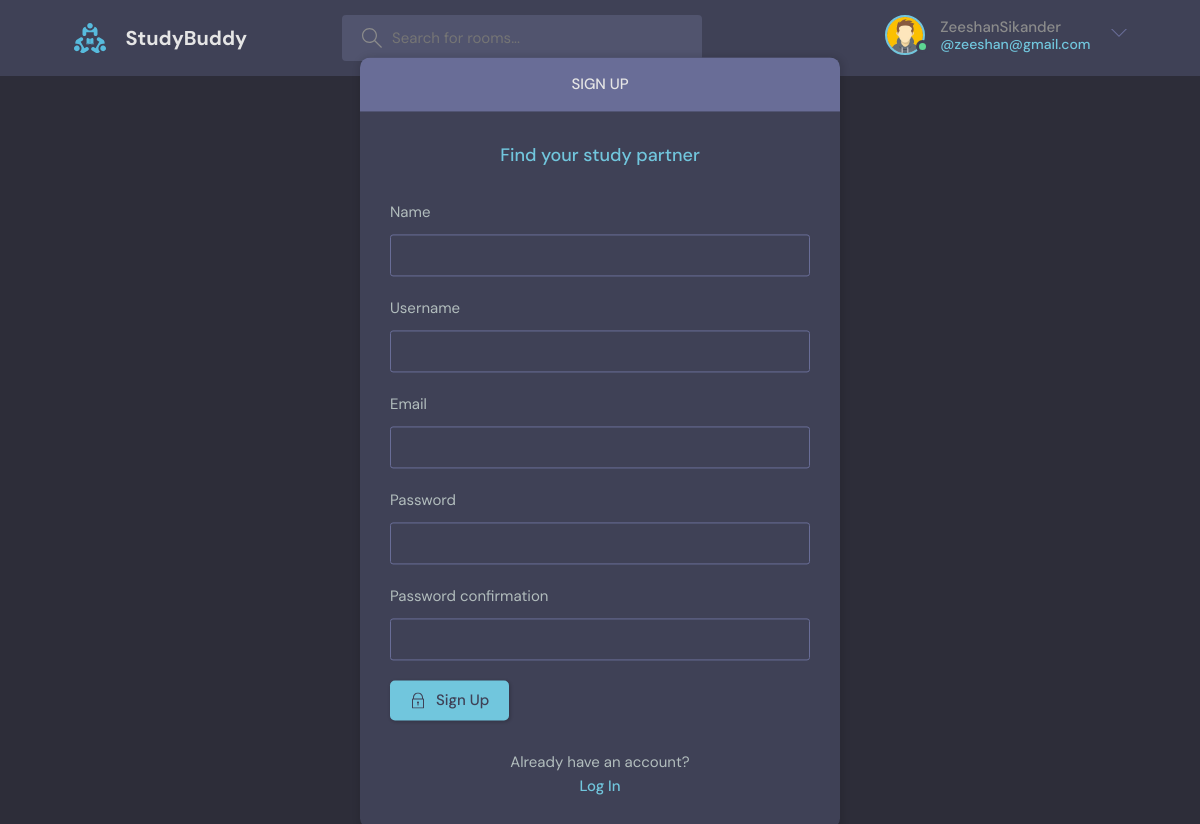
The app's page /register/ (signed in) with its own data.
### studbud/models.py (models this page shows)
class User(AbstractUser):
    name = models.CharField(max_length=200, null=True)
    email = models.EmailField(unique=True, null=True)
    bio = models.TextField(null=True)
    avatar = models.ImageField(null=True, default="avatar.svg")
    USERNAME_FIELD = 'email'
    REQUIRED_FIELDS = []

### studbud/views.py (the view, shortened to what this page needs)
# urls.py: path('register/' , views.register , name = 'register') ,
def register(request):
    form = myUserCreationForm()
    context= {
        'form':form
    }
    return render(request , 'studbud/login_register.html' , context)

### studbud/forms.py
class myUserCreationForm(UserCreationForm):
    class Meta:
        model= User
        fields = ['name' ,'username' , 'email' , 'password1' , 'password2']

### studbud/templates/studbud/login_register.html (shortened to what this page needs)
{% extends "studbud/base.html" %}
{% block content %}
    <main class="auth layout">
      {% if page == 'login' %}
      <div class="container">
        <div class="layout__box">
          <div class="layout__boxHeader">
            <div class="layout__boxTitle">
              <h3>Login</h3>
            </div>
          </div>
          <div class="layout__body">
            <h2 class="auth__tagline">Find your study partner</h2>
            <form class="form" action="" method='POST'>
              {% csrf_token %}
              <div class="form__group form__group">
                <label for="room_name">Email</label>
                <input id="username" name="username" type="text" placeholder="e.g. dennis_ivy@gmail.com" />
              </div>
              <div class="form__group">
                <label for="password">Password</label>
                <input
                  id="password"
                  name="password"
                  type="password"
                  placeholder="&bull;&bull;&bull;&bull;&bull;&bull;&bull;&bull;"
                />
              </div>
              <button class="btn btn--main" type="submit">
                <svg
                  version="1.1"
                  xmlns="http://www.w3.org/2000/svg"
                  width="32"
                  height="32"
                  viewBox="0 0 32 32"
                >
                  <title>lock</title>
                  <path
                    d="M27 12h-1v-2c0-5.514-4.486-10-10-10s-10 4.486-10 10v2h-1c-0.553 0-1 0.447-1 1v18c0 0.553 0.447 1 1 1h22c0.553 0 1-0.447 1-1v-18c0-0.553-0.447-1-1-1zM8 10c0-4.411 3.589-8 8-8s8 3.589 8 8v2h-16v-2zM26 30h-20v-16h20v16z"
                  ></path>
                  <path
                    d="M15 21.694v4.306h2v-4.306c0.587-0.348 1-0.961 1-1.694 0-1.105-0.895-2-2-2s-2 0.895-2 2c0 0.732 0.413 1.345 1 1.694z"
                  ></path>
                </svg>
                Login
              </button>
            </form>
            <div class="messages">
              {% for message in messages %}
                <div class="alert alert-{{ message.tags }}">
                  {{ message }}
                </div>
              {% endfor %}
            </div>
            <div class="auth__action">
              <p>Haven't signed up yet?</p>
              <a href="{% url 'register' %}" class="btn btn--link">Sign Up</a>
            </div>
          </div>
        </div>
      </div>
      {% else %}
    <main class="auth layout">
      <div class="container">
        <div class="layout__box">
          <div class="layout__boxHeader">
            <div class="layout__boxTitle">
              <h3>Sign up</h3>
            </div>
          </div>
          <div class="layout__body">
            <h2 class="auth__tagline">Find your study partner</h2>
            <form class="form" action="" method = 'POST'>
              {% for field  in form  %}
              <div class="form__group form__group">
                <label for="fullname">{{field.label}}</label>
                {{field}}
              </div>
              {% endfor %}
              <button class="btn btn--main" type="submit">
                Sign Up
              </button>
            </form>
            <div class="auth__action">
              <p>Already have an account?</p>
              <a href="{% url "login" %}" class="btn btn--link">Log In</a>
            </div>
          </div>
        </div>
      </div>
    </main>
      {% endif %}
    </main>
    {% endblock %}

### studbud/templates/studbud/navbar.html (shortened to what this page needs)
{% load static %}
<header class="header header--loggedIn">
    <div class="container">
      <a href="{% url 'home' %}" class="header__logo">
        <img src="{% static "images/logo.svg" %}" />
        <h1>StudyBuddy</h1>
      </a>
      <form class="header__search" method='GET' action='{% url 'home' %}'>
        <label>
          <input name="q" placeholder="Search for rooms..." />
        </label>
      </form>
      <nav class="header__menu">
        {% if request.user.is_authenticated %}
        <div class="header__user">
          <a href="{% url "update_user" %}">
            <div class="avatar avatar--medium active">
              <img src="{{request.user.avatar.url}}" />
            </div>
            <p>{{request.user.username}} <span>@{{request.user}}</span></p>
          </a>
          <button class="dropdown-button">
            <svg version="1.1" xmlns="http://www.w3.org/2000/svg" width="32" height="32" viewBox="0 0 32 32">
              <title>chevron-down</title>
              <path d="M16 21l-13-13h-3l16 16 16-16h-3l-13 13z"></path>
            </svg>
          </button>
        </div>
        {% else %}
        <a href="{% url 'login' %}">
          <img src="{% static "images/avatar.svg" %}"/>
          <p>Login</p>
        </a>
        {% endif %}
      </nav>
    </div>
  </header>

### records on screen
User: user.avatar (picture), user.username "ZeeshanSikander", user "zeeshan@gmail.com"

### other values on screen
{{ field.label }} "Name" "Username" "Email" "Password" "Password confirmation"
